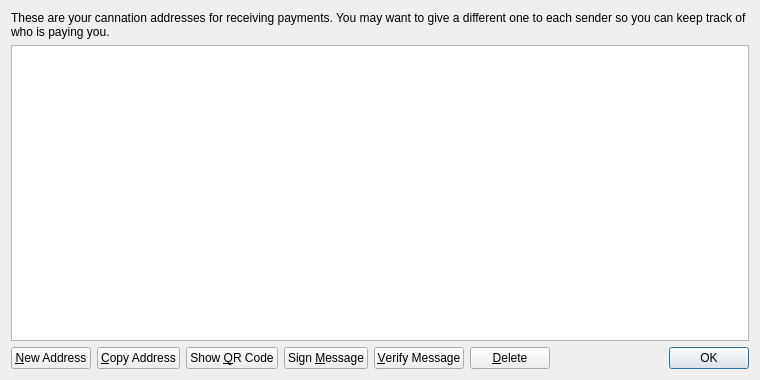
<?xml version="1.0" encoding="UTF-8"?>
<ui version="4.0">
 <class>AddressBookPage</class>
 <widget class="QWidget" name="AddressBookPage">
  <property name="geometry">
   <rect>
    <x>0</x>
    <y>0</y>
    <width>760</width>
    <height>380</height>
   </rect>
  </property>
  <property name="windowTitle">
   <string>Address Book</string>
  </property>
  <layout class="QVBoxLayout" name="verticalLayout">
   <item>
    <widget class="QLabel" name="labelExplanation">
     <property name="text">
      <string>These are your cannation addresses for receiving payments. You may want to give a different one to each sender so you can keep track of who is paying you.</string>
     </property>
     <property name="textFormat">
      <enum>Qt::PlainText</enum>
     </property>
     <property name="wordWrap">
      <bool>true</bool>
     </property>
    </widget>
   </item>
   <item>
    <widget class="QTableView" name="tableView">
     <property name="contextMenuPolicy">
      <enum>Qt::CustomContextMenu</enum>
     </property>
     <property name="toolTip">
      <string>Double-click to edit address or label</string>
     </property>
     <property name="tabKeyNavigation">
      <bool>false</bool>
     </property>
     <property name="alternatingRowColors">
      <bool>true</bool>
     </property>
     <property name="selectionMode">
      <enum>QAbstractItemView::SingleSelection</enum>
     </property>
     <property name="selectionBehavior">
      <enum>QAbstractItemView::SelectRows</enum>
     </property>
     <property name="sortingEnabled">
      <bool>true</bool>
     </property>
     <attribute name="verticalHeaderVisible">
      <bool>false</bool>
     </attribute>
    </widget>
   </item>
   <item>
    <layout class="QHBoxLayout" name="horizontalLayout">
     <item>
      <widget class="QPushButton" name="newAddressButton">
       <property name="toolTip">
        <string>Create a new address</string>
       </property>
       <property name="text">
        <string>&amp;New Address</string>
       </property>
       <property name="icon">
        <iconset resource="../bitcoin.qrc">
         <normaloff>:/icons/add</normaloff>:/icons/add</iconset>
       </property>
      </widget>
     </item>
     <item>
      <widget class="QPushButton" name="copyToClipboard">
       <property name="toolTip">
        <string>Copy the currently selected address to the system clipboard</string>
       </property>
       <property name="text">
        <string>&amp;Copy Address</string>
       </property>
       <property name="icon">
        <iconset resource="../bitcoin.qrc">
         <normaloff>:/icons/editcopy</normaloff>:/icons/editcopy</iconset>
       </property>
      </widget>
     </item>
     <item>
      <widget class="QPushButton" name="showQRCode">
       <property name="text">
        <string>Show &amp;QR Code</string>
       </property>
       <property name="icon">
        <iconset resource="../bitcoin.qrc">
         <normaloff>:/icons/qrcode</normaloff>:/icons/qrcode</iconset>
       </property>
      </widget>
     </item>
     <item>
      <widget class="QPushButton" name="signMessage">
       <property name="toolTip">
        <string>Sign a message to prove you own a cannation address</string>
       </property>
       <property name="text">
        <string>Sign &amp;Message</string>
       </property>
       <property name="icon">
        <iconset resource="../bitcoin.qrc">
         <normaloff>:/icons/edit</normaloff>:/icons/edit</iconset>
       </property>
      </widget>
     </item>
     <item>
      <widget class="QPushButton" name="verifyMessage">
       <property name="toolTip">
        <string>Verify a message to ensure it was signed with a specified cannation address</string>
       </property>
       <property name="text">
        <string>&amp;Verify Message</string>
       </property>
       <property name="icon">
        <iconset resource="../bitcoin.qrc">
         <normaloff>:/icons/transaction_0</normaloff>:/icons/transaction_0</iconset>
       </property>
      </widget>
     </item>
     <item>
      <widget class="QPushButton" name="deleteButton">
       <property name="toolTip">
        <string>Delete the currently selected address from the list</string>
       </property>
       <property name="text">
        <string>&amp;Delete</string>
       </property>
       <property name="icon">
        <iconset resource="../bitcoin.qrc">
         <normaloff>:/icons/remove</normaloff>:/icons/remove</iconset>
       </property>
      </widget>
     </item>
     <item>
      <spacer name="horizontalSpacer">
       <property name="orientation">
        <enum>Qt::Horizontal</enum>
       </property>
       <property name="sizeHint" stdset="0">
        <size>
         <width>40</width>
         <height>20</height>
        </size>
       </property>
      </spacer>
     </item>
     <item>
      <widget class="QDialogButtonBox" name="buttonBox">
       <property name="sizePolicy">
        <sizepolicy hsizetype="Maximum" vsizetype="Fixed">
         <horstretch>0</horstretch>
         <verstretch>0</verstretch>
        </sizepolicy>
       </property>
       <property name="standardButtons">
        <set>QDialogButtonBox::Ok</set>
       </property>
      </widget>
     </item>
    </layout>
   </item>
  </layout>
 </widget>
 <resources>
  <include location="../bitcoin.qrc"/>
 </resources>
 <connections/>
</ui>
